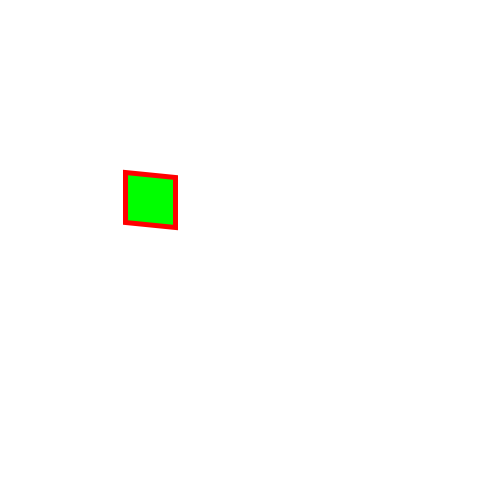
Frame 1 (no input)
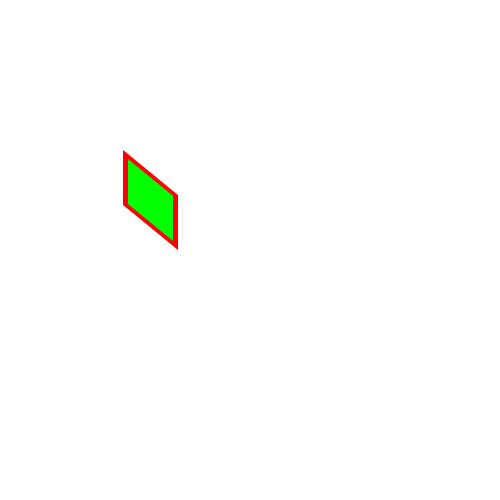
Frame 60 (the mouse pressed at the canvas centre just before this capture)
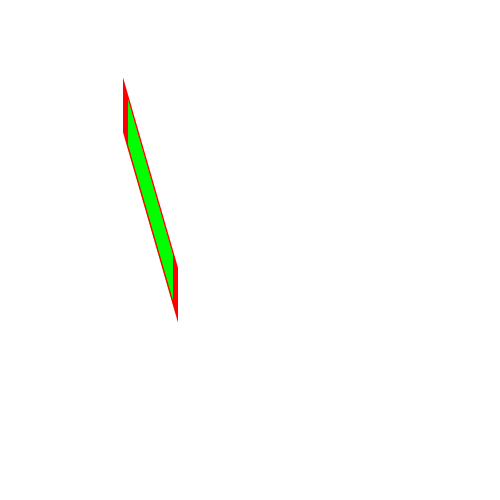
Frame 120 (the mouse held since frame 60 and released just before this capture)

The Processing sketch that drew these frames (run headless with seeded random() and noise(); from frame 60 on, the mouse is pressed at the canvas centre):

// Processing sketch: sketch_1_Lezione_17_11
// ── sketch_1_Lezione_17_11.pde
float shX, shY;
float scale;

void setup()
{
  size(500, 500);
  shX = 0.1;
  shY = 0.1;
  scale = 0.1;
  
  fill(0,255,0);
  stroke(255,0,0);
  strokeWeight(5);
  rectMode(CENTER);
}

void draw()
{
  background(255);
  pushMatrix();
  translate(150,200);
  //shearX(shX);
  shearY(shY);
  //scale(scale);
  rect(0,0,50,50);
  popMatrix();
  //scale += 0.1;
  //shX += 0.01;
  shY += 0.01;
}
